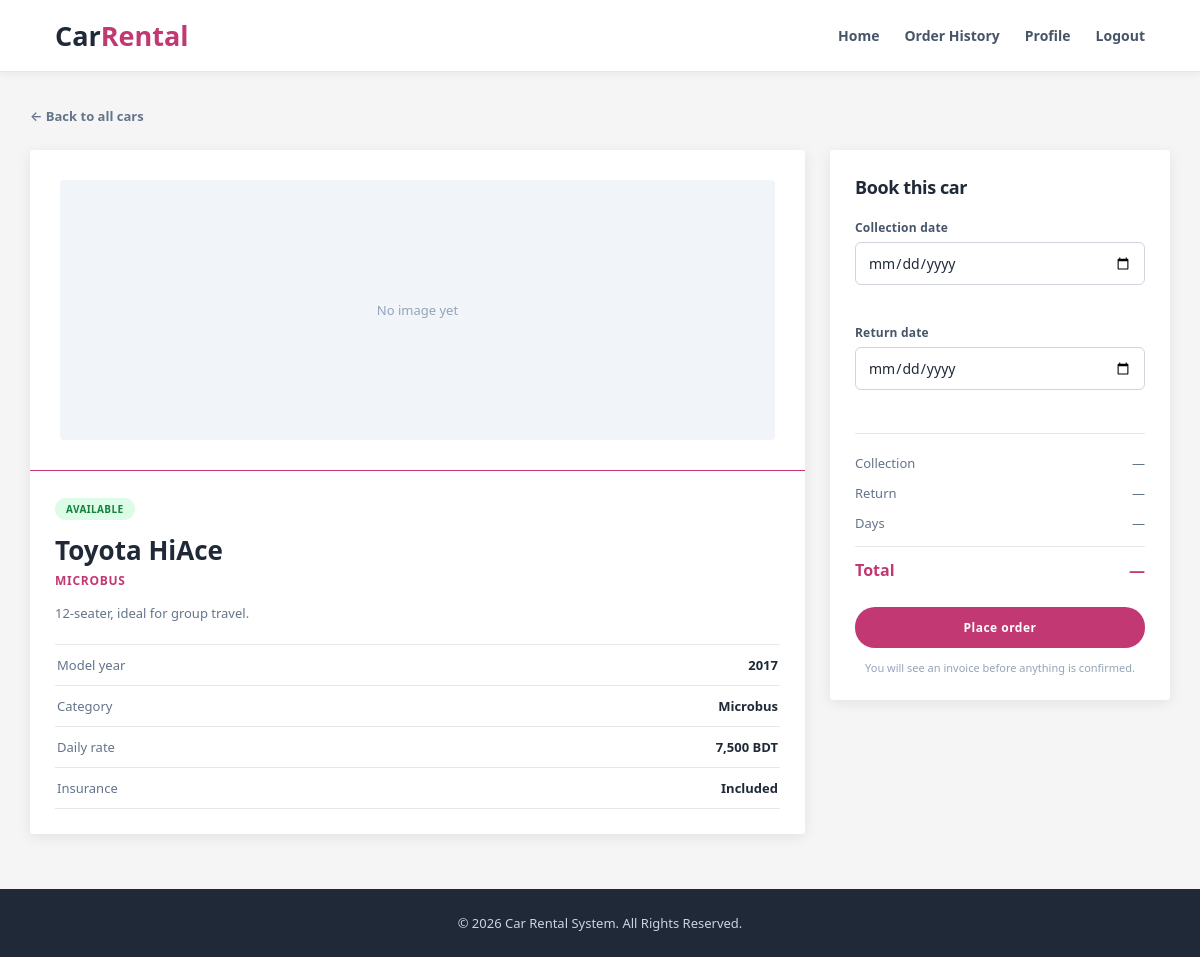
Page /views/car_details.php?id=3 (signed in) on the committed database.
### tables this page shows
CREATE TABLE `cars` (
  `id` int(10) UNSIGNED NOT NULL,
  `NAME` varchar(100) NOT NULL,
  `model` varchar(100) NOT NULL,
  `TYPE` varchar(50) NOT NULL,
  `price_per_day` decimal(10,2) NOT NULL,
  `availability_status` enum('available','unavailable') NOT NULL DEFAULT 'available',
  `image_path` varchar(255) DEFAULT NULL,
  `description` text DEFAULT NULL,
  `created_at` timestamp NOT NULL DEFAULT current_timestamp()
);

### controllers/car_control.php (called while the page is built, shortened)
<?php
require_once __DIR__ . "/../models/db.php";
$carId = 0;
if (isset($_POST["car_id"]) && is_numeric($_POST["car_id"])) {
    $carId = (int) $_POST["car_id"];
} else if (isset($_GET["id"]) && is_numeric($_GET["id"])) {
    $carId = (int) $_GET["id"];
}
$db   = new mydb();
$conn = $db->openConn();
$car = $db->findCarById($conn, $carId);
$pricePerDay = $car["price_per_day"];
$startDate = "";
$endDate   = "";
$startDateError = "";
$endDateError   = "";

### models/db.php (called while the page is built, shortened)
<?php
class mydb
{
    function findCarById($conn, $carId)
    {
        $sql = "SELECT id, NAME AS name, model, TRIM(TYPE) AS type,
                       price_per_day, availability_status,
                       image_path, IFNULL(description, '') AS description
                FROM cars
                WHERE id = ?
                LIMIT 1";
        $stmt = $conn->prepare($sql);
        $stmt->bind_param("i", $carId);
        $stmt->execute();
        $result = $stmt->get_result();
        $row    = $result->fetch_assoc();
        return $row;
    }
}

### views/car_details.php (the view, shortened to what this page needs)
<?php
require_once __DIR__ . "/../controllers/car_control.php";
?>
<!DOCTYPE html>
<html lang="en">
<head>
    <link rel="stylesheet" href="../public/css/style.css">
</head>
<body class="homepage">
    <header class="homepage-header">
        <div class="logo">
            Car<span>Rental</span>
        </div>
        <nav>
            <a href="homepage.php">Home</a>
            <a href="order_history.php">Order History</a>
            <a href="profile.php">Profile</a>
            <a href="../controllers/login_control.php?logout=true">Logout</a>
        </nav>
    </header>
    <main class="rental-container">
        <a href="homepage.php" class="back-link">&larr; Back to all cars</a>
        <section class="detail-layout">
            <article class="detail-card">
                <div class="detail-image">
                    <?php $imageFile = "../public/uploads/cars/" . $car["image_path"]; ?>
                    <?php if ($car["image_path"] != "" && file_exists($imageFile)) { ?>
                        <img
                            src="<?php echo htmlspecialchars($imageFile); ?>"
                            alt="<?php echo htmlspecialchars($car["name"]); ?>"
                        >
                    <?php } else { ?>
                        <div class="no-image">No image yet</div>
                    <?php } ?>
                </div>
                <div class="detail-body">
                    <?php if ($car["availability_status"] == "available") { ?>
                        <span class="badge badge-available">Available</span>
                    <?php } else { ?>
                        <span class="badge badge-unavailable">Unavailable</span>
                    <?php } ?>
                    <h1><?php echo htmlspecialchars($car["name"]); ?></h1>
                    <p class="detail-type"><?php echo htmlspecialchars($car["type"]); ?></p>
                    <p class="description"><?php echo htmlspecialchars($car["description"]); ?></p>
                    <dl class="spec-list">
                        <div class="spec">
                            <dt>Model year</dt>
                            <dd><?php echo htmlspecialchars($car["model"]); ?></dd>
                        </div>
                        <div class="spec">
                            <dt>Category</dt>
                            <dd><?php echo htmlspecialchars($car["type"]); ?></dd>
                        </div>
                        <div class="spec">
                            <dt>Daily rate</dt>
                            <dd><?php echo number_format($pricePerDay); ?> BDT</dd>
                        </div>
                        <div class="spec">
                            <dt>Insurance</dt>
                            <dd>Included</dd>
                        </div>
                    </dl>
                </div>
            </article>
            <aside class="order-panel">
                <h2>Book this car</h2>
                <form class="order-form" method="post" action="" id="orderForm"
                      onsubmit="return validateOrderForm();" novalidate>
                    <div class="form-group<?php if ($startDateError != "") { echo " invalid"; } ?>">
                        <label for="start_date">Collection date</label>
                        <input type="date" id="start_date" name="start_date"
                               value="<?php echo htmlspecialchars($startDate); ?>">
                        <span class="error" id="startDateError"><?php echo htmlspecialchars($startDateError); ?></span>
                    </div>
                    <div class="form-group<?php if ($endDateError != "") { echo " invalid"; } ?>">
                        <label for="end_date">Return date</label>
                        <input type="date" id="end_date" name="end_date"
                               value="<?php echo htmlspecialchars($endDate); ?>">
                        <span class="error" id="endDateError"><?php echo htmlspecialchars($endDateError); ?></span>
                    </div>
                    <div class="summary">
                        <div class="summary-row">
                            <span>Collection</span>
                            <span id="sOut">&mdash;</span>
                        </div>
                        <div class="summary-row">
                            <span>Return</span>
                            <span id="sIn">&mdash;</span>
                        </div>
                        <div class="summary-row">
                            <span>Days</span>
                            <span id="sDays">&mdash;</span>
                        </div>
                        <div class="summary-row summary-total">
                            <span>Total</span>
                            <span id="sTotal">&mdash;</span>
                        </div>
                    </div>
                    <button type="submit" class="primary-button">Place order</button>
                    <p class="note">
                        You will see an invoice before anything is confirmed.
                    </p>
                </form>
            </aside>
        </section>
    </main>
    <footer class="homepage-footer">
        <p>&copy; 2026 Car Rental System. All Rights Reserved.</p>
    </footer>
</body>
</html>

### rows in the picture
cars: NAME "Toyota HiAce", model "2017", price_per_day "7,500"

### other values in the picture
$car["type"] "MICROBUS"
$car["description"] "12-seater, ideal for group travel."
$car["type"] "Microbus"
